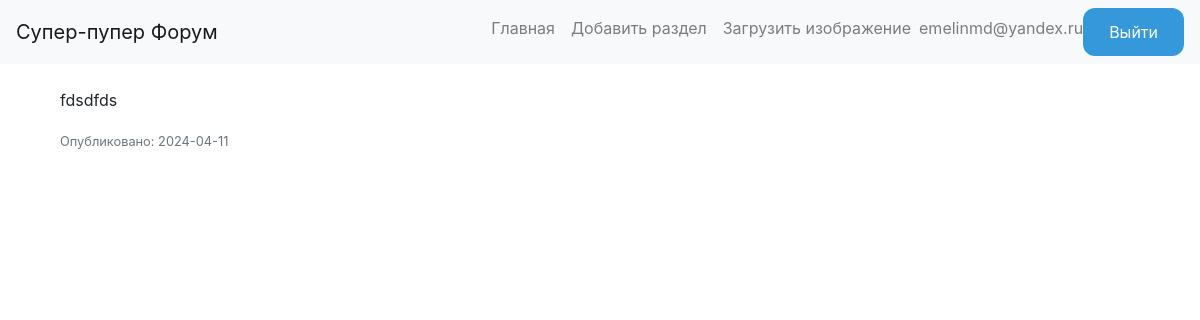
Page /topics/1 (signed in) on the committed database.
### models.py (models this page shows, shortened)
class User(db.Model, UserMixin):
    id = db.Column(db.Integer, primary_key=True)
    email = db.Column(db.String(120), unique=True, nullable=False)
    password_hash = db.Column(db.String(128))

### forms.py (models this page shows)
class Topic(db.Model):
    id = db.Column(db.Integer, primary_key=True)
    title = db.Column(db.String(100), nullable=True)
    content = db.Column(db.Text, nullable=False)
    date_posted = db.Column(db.DateTime, nullable=False, default=datetime.utcnow)
    section_id = db.Column(db.Integer, db.ForeignKey('section.id'), nullable=False)

### server.py (the view)
@app.route('/topics/<int:topic_id>')
def topic(topic_id):
    topic = Topic.query.get_or_404(topic_id)
    return render_template('topic.html', topic=topic)

### server.py (called while the page is built)
@login_manager.user_loader
def load_user(user_id):
    return User.query.get(int(user_id))

### templates/topic.html (shortened to what this page needs)
{% extends "base.html" %}
{% block content %}
<div class="container mt-4">
    <p>{{ topic.content }}</p>
    <small class="text-muted">Опубликовано: {{ topic.date_posted.strftime('%Y-%m-%d') }}</small>
</div>
{% endblock %}

### templates/base.html (shortened to what this page needs)
<!DOCTYPE html>
<html lang="ru">
<head>
    <link rel="stylesheet" href="https://stackpath.bootstrapcdn.com/bootstrap/4.5.2/css/bootstrap.min.css">
    <link rel="stylesheet" href="{{ url_for('static', filename='style.css') }}">
</head>
<body>
<nav class="navbar navbar-expand-lg navbar-light bg-light">
    <a class="navbar-brand" href="/">Супер-пупер Форум</a>
    <div class="collapse navbar-collapse" id="navbarNav">
        <ul class="navbar-nav ml-auto">
            <li class="nav-item">
                <a class="nav-link" href="/">Главная</a>
            </li>
            <li class="nav-item">
                <a class="nav-link" href="/create_section">Добавить раздел</a>
            </li>
            <li class="nav-item">
                <a class="nav-link" href="/upload">Загрузить изображение</a>
            </li>
            {% if current_user.is_authenticated %}
            <span class="navbar-text email-display">{{ current_user.email }}</span>
            <li class="nav-item"><a href="{{ url_for('logout') }}" class="btn btn-custom">Выйти</a></li>
            {% else %}
            <li class="nav-item"><a href="{{ url_for('register_user') }}" class="btn btn-custom">Регистрация</a></li>
            <li class="nav-item"><a href="{{ url_for('login') }}" class="btn btn-custom">Войти</a></li>
            {% endif %}
        </ul>
    </div>
</nav>
<div class="container mt-3">
    {% block content %}{% endblock %}
</div>
</body>
</html>

### static/style.css (style rules this page uses)
.btn-custom { background-color: #3498db; color: white; padding: 10px 24px; border-radius: 12px; border: 2px solid transparent; transition: background-color 0.3s, color 0.3s; }

### rows in the picture
User: email "emelinmd@yandex.ru"
Topic: content "fdsdfds", date_posted "2024-04-11"
